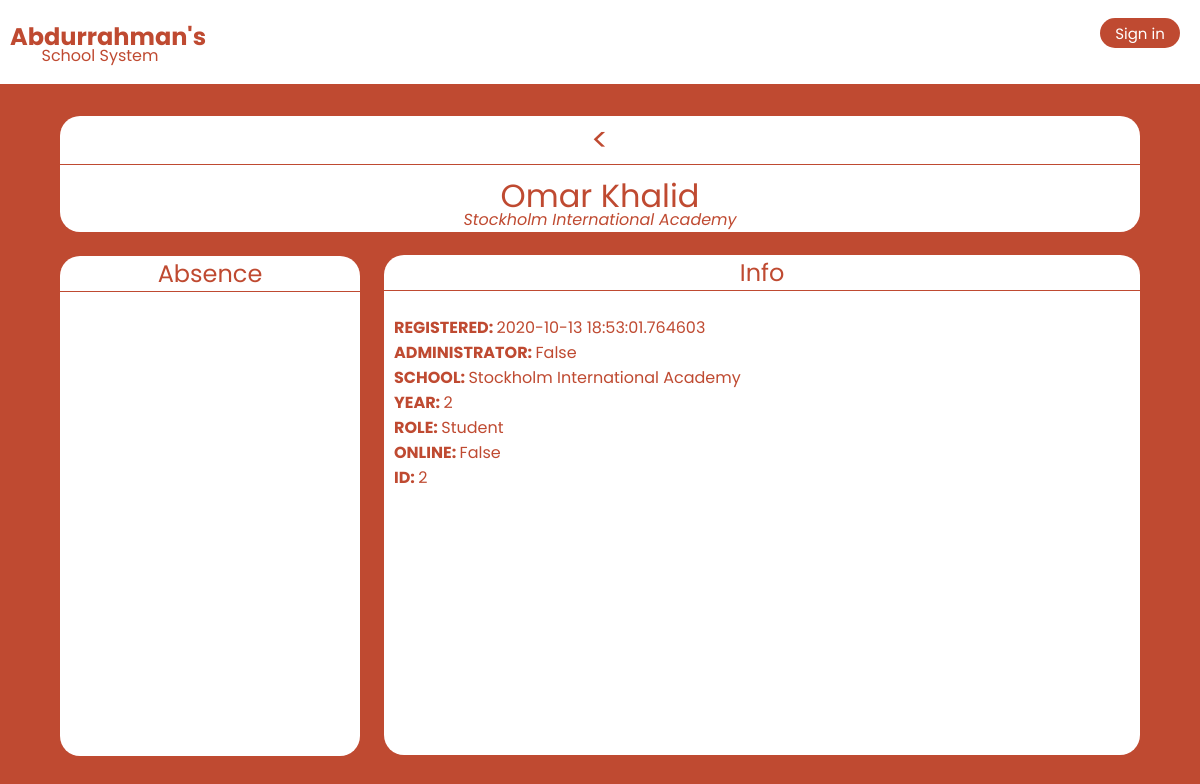
/user/Omar Khalid, run on the app's committed database.
### webserver.py (models this page shows)
class User(UserMixin, db.Model):
    id = db.Column(db.Integer, primary_key=True)
    name = db.Column(db.String(50), unique=True)
    password = db.Column(db.Integer)
    date_created = db.Column(db.DateTime, default=datetime.now)
    online = db.Column(db.Boolean, default=False)
    year = db.Column(db.String(1))
    school = db.Column(db.String(50))
    admin = db.Column(db.Boolean, default=False)
    teacher = db.Column(db.Boolean, default=False)
    principal = db.Column(db.Boolean, default=False)
    verified = db.Column(db.Boolean, default=False)

### webserver.py (the view)
@app.route('/user/<name>')
def get_user(name):
    user = User.query.filter_by(name=name).first()
    return render_template("user.html",user=user)

### templates/user.html (shortened to what this page needs)
<!DOCTYPE html>
<html lang="en" dir="ltr">
  <head>
    <link rel="stylesheet" href="{{ url_for('static', filename='styles/style.css') }}">
  </head>
  <body>
    {% include "navbar.html" %}
    <div class="pb">
      <p style="border-bottom: 1px solid #bf4a31; width: 100%; text-align: center; margin-bottom:-25px;"><a href="/database"><</a></p>
      <p>{{ user.name }}</p>
      <p style="font-size: 50%; color: #bf4a31; margin-top: -50px; padding-top: 5px;"><i>{{ user.school }}</i></p>
    </div>
    <div class="ar">
      <p style="width: 100%; text-align: center; font-size: 150%; border-bottom: 1px solid #bf4a31;">Absence</p>
    </div>
    <div class="pi">
      <p style="width: 100%; text-align: center; font-size: 150%; border-bottom: 1px solid #bf4a31;">Info</p>
      <p style="width: 100%; text-align: left; padding-left:10px; margin: 0;"><strong>REGISTERED: </strong>{{ user.date_created }}</p>
      <p style="width: 100%; text-align: left; padding-left:10px; margin: 0;"><strong>ADMINISTRATOR: </strong>{{ user.admin }}</p>
      <p style="width: 100%; text-align: left; padding-left:10px; margin: 0;"><strong>SCHOOL: </strong>{{ user.school }}</p>
      {% if user.admin == False and user.teacher == False and user.principal == False  %}
        <p style="width: 100%; text-align: left; padding-left:10px; margin: 0;"><strong>YEAR: </strong>{{ user.year }}</p>
        <p style="width: 100%; text-align: left; padding-left:10px; margin: 0;"><strong>ROLE: </strong>Student</p>
      {% endif %}
      <p style="width: 100%; text-align: left; padding-left:10px; margin: 0;"><strong>ONLINE: </strong>{{ user.online }}</p>
      <p style="width: 100%; text-align: left; padding-left:10px; margin: 0;"><strong>ID: </strong>{{ user.id }}</p>
    </div>
  </body>
</html>

### static/styles/style.css (style rules this page uses)
body { position: relative; padding: 0; margin: 0; height: auto; width: 100%; font-family: 'Poppins', sans-serif; background-color: #bf4a31; }
a { text-decoration: none; text-decoration-style: none; color: #bf4a31; }
.pb { animation: slide-to-left 2s 1; margin-top: 10px; width: 90%; height: auto; background-color: white; margin-left: 5%; margin-right: 5%; text-align: center; font-size: 200%; color: #bf4a31; border-radius: 20px; }
.ar { animation: slide-to-left 2s 1; color: #bf4a31; width: 25%; height: 500px; background: white; margin-left: 5%; border-radius: 20px; }
.pi { animation: slide-to-left 2s 1; color: #bf4a31; margin-top: -525px; width: 63%; height: 500px; background: white; margin-left: 32%; border-radius: 20px; }

### data on the page
User: name "Omar Khalid", school "Stockholm International Academy", date_created "2020-10-13 18:53:01.764603", admin "False", year "2", online "False", id "2"
